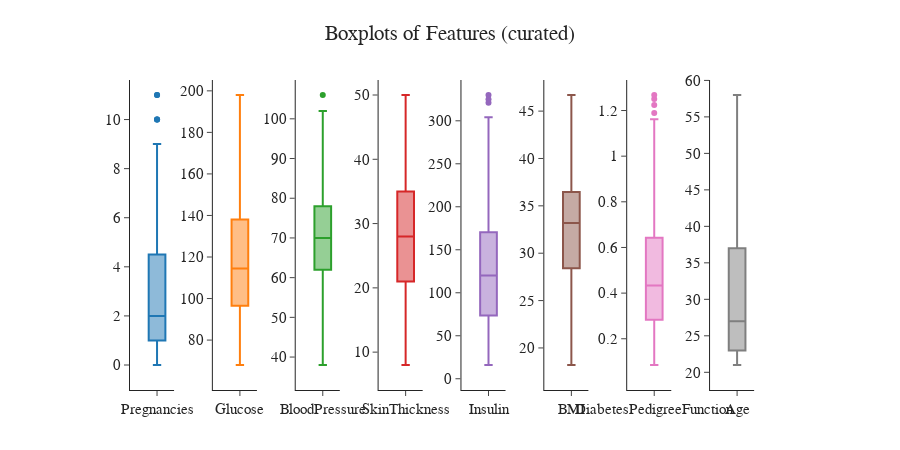

Here is the notebook cell this chart was saved with:
### Markdown cell above
Generate and inspect the new dataset (non zero values and no outliers), based on the figures that were created above.

### Code cell
# Create boxplots for features
feats_box2 = boxplot_feats_plot(data_new, "Boxplots of Features (curated)")
feats_box2.show()

### Figure 1 — Plotly figure (JSON) as saved in the notebook; plotly's stock layout.template omitted (floating-point values rounded to 4 significant figures; data arrays with more than 128 entries replaced by an {"elided": "..."} marker saying what was removed)
{"data": [{"name": "Pregnancies", "showlegend": false, "type": "box", "xaxis": "x", "y": {"elided": "224 int values"}, "yaxis": "y"}, {"name": "Glucose", "showlegend": false, "type": "box", "xaxis": "x2", "y": {"elided": "224 int values"}, "yaxis": "y2"}, {"name": "BloodPressure", "showlegend": false, "type": "box", "xaxis": "x3", "y": {"elided": "224 int values"}, "yaxis": "y3"}, {"name": "SkinThickness", "showlegend": false, "type": "box", "xaxis": "x4", "y": {"elided": "224 int values"}, "yaxis": "y4"}, {"name": "Insulin", "showlegend": false, "type": "box", "xaxis": "x5", "y": {"elided": "224 int values"}, "yaxis": "y5"}, {"name": "BMI", "showlegend": false, "type": "box", "xaxis": "x6", "y": {"elided": "224 float values"}, "yaxis": "y6"}, {"name": "DiabetesPedigreeFunction", "showlegend": false, "type": "box", "xaxis": "x7", "y": {"elided": "224 float values"}, "yaxis": "y7"}, {"name": "Age", "showlegend": false, "type": "box", "xaxis": "x8", "y": {"elided": "224 int values"}, "yaxis": "y8"}], "layout": {"font": {"family": "Arial", "size": 15}, "height": 450, "margin": {"b": 70, "l": 140, "pad": 10, "r": 0, "t": 80}, "title": {"text": "Boxplots of Features (curated)", "x": 0.5}, "xaxis": {"anchor": "y", "domain": [0, 0.04889]}, "xaxis2": {"anchor": "y2", "domain": [0.1189, 0.1678]}, "xaxis3": {"anchor": "y3", "domain": [0.2378, 0.2867]}, "xaxis4": {"anchor": "y4", "domain": [0.3567, 0.4056]}, "xaxis5": {"anchor": "y5", "domain": [0.4756, 0.5244]}, "xaxis6": {"anchor": "y6", "domain": [0.5944, 0.6433]}, "xaxis7": {"anchor": "y7", "domain": [0.7133, 0.7622]}, "xaxis8": {"anchor": "y8", "domain": [0.8322, 0.8811]}, "xaxis9": {"anchor": "y9", "domain": [0.9511, 1.0]}, "yaxis": {"anchor": "x", "domain": [0, 1]}, "yaxis2": {"anchor": "x2", "domain": [0, 1]}, "yaxis3": {"anchor": "x3", "domain": [0, 1]}, "yaxis4": {"anchor": "x4", "domain": [0, 1]}, "yaxis5": {"anchor": "x5", "domain": [0, 1]}, "yaxis6": {"anchor": "x6", "domain": [0, 1]}, "yaxis7": {"anchor": "x7", "domain": [0, 1]}, "yaxis8": {"anchor": "x8", "domain": [0, 1]}, "yaxis9": {"anchor": "x9", "domain": [0, 1]}}}
